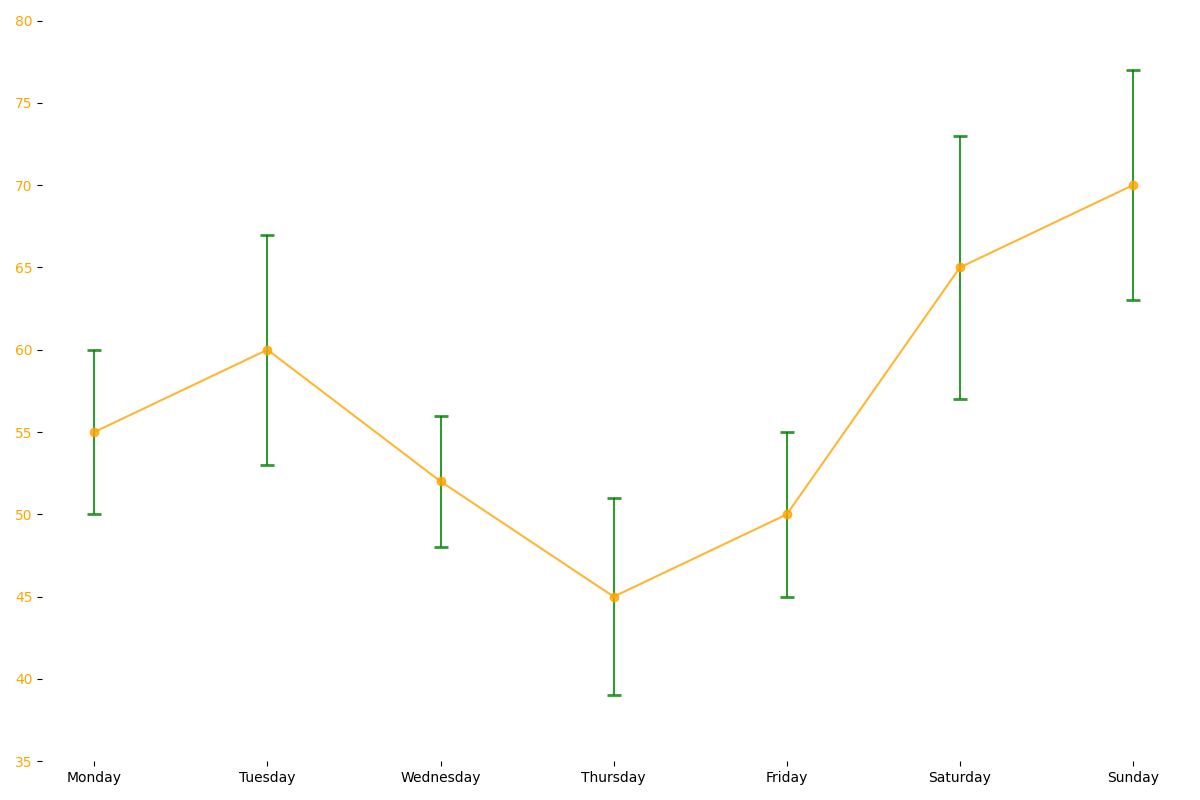

Here is the Python script that generated this plot:
import matplotlib.pyplot as plt
import numpy as np

days = ["Monday", "Tuesday", "Wednesday", "Thursday", "Friday", "Saturday", "Sunday"]
pm25_concentrations = np.array([55, 60, 52, 45, 50, 65, 70])
pm25_variability = np.array([5, 7, 4, 6, 5, 8, 7])

fig, ax1 = plt.subplots(figsize=(12, 8))

# Updated colors for the error bars and line
ax1.errorbar(days, pm25_concentrations, yerr=pm25_variability, fmt='-o',
             ecolor='green', capsize=5, capthick=2, color='orange', alpha=0.8)

ax1.set_ylim(35, 80)
ax1.set_yticks(np.arange(35, 85, 5))
ax1.tick_params(axis='y', labelcolor='orange')

# Remove borders/spines
for spine in ax1.spines.values():
    spine.set_visible(False)

plt.tight_layout()
plt.show()
